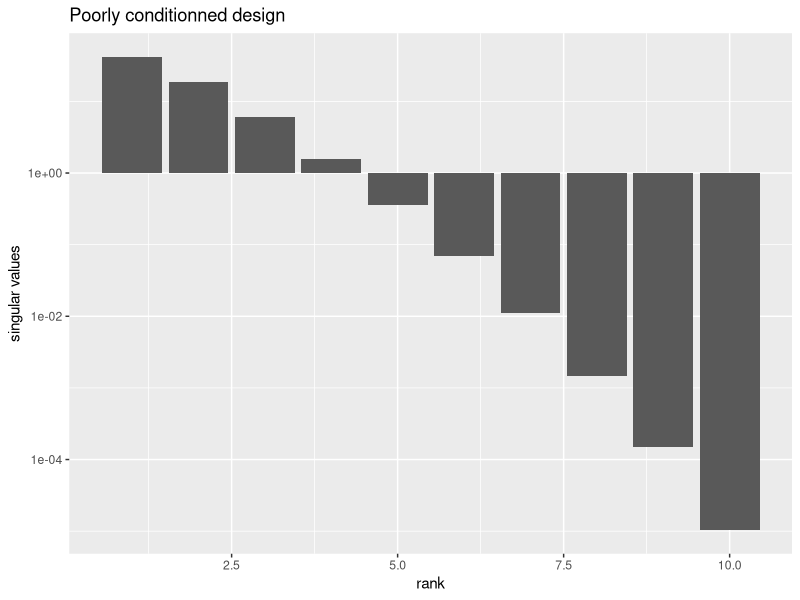

Reproduce this figure in R. (Note: this script raises an error after producing the figure.)
## ---- chunk 1
require(tidyverse)
## ---- chunk 2
set.seed(1515)  # pick your student number instead of 1515

n <- 1000
p <- 10
B <- 2000
s <- 5

sigma <- 1
## ---- chunk 3
grid <- (1:n)/(n+1)
Z <- cbind(rep(1,n), poly(grid, degree=p-1, raw = TRUE))
Z <- as.data.frame(Z)
colnames(Z) <- stringr::str_c("x", 0:(p-1), sep = "")
## ---- chunk 4
# TODO

svd.Z = svd(Z)
is.list(svd.Z)
names(svd.Z)
sv = svd.Z$d
#ou svd.Z[['d']]
qplot(x=seq_along(sv), y=sv, geom="col",xlab ="rank", ylab="singular values")+
  scale_y_log10() +
  ggtitle("Poorly conditionned design")

## ---- chunk 5
Z_QR = qr(Z)
piv(Z)
qr.solve(Z_QR,Y)
## ---- chunk 6
ix <- sort(sample(1:p, s))
betas <- rep(0, p)
betas[ix] <- 1:s

betas
## ---- chunk 7
# TODO:
Y = as.matrix(Z) %*% betas + sigma * rnorm(n)
df <- cbind(Z,Y)
assertthat::assert_that(all(names(df) == c("x0", "x1", "x2", "x3", "x4", "x5", "x6", "x7", "x8", "x9", "Y")))
## ---- chunk 8
# TODO:
betas_hat = qr.solve(Z_QR,Y)
betas_hat
lm.0 = lm(formula = Y ~ . -1,df)
lm.0

norm(coefficients(lm.0) - betas_hat)
## ---- chunk 9
# TODO
summary(lm.0)
#I comment : it's weird ?
# Nguyen comment : idk
#Boucheron's comment : 
## ---- chunk 10
# TODO:
summary.lm
## ---- chunk 11
# TODO:

df %>%
  ggplot(aes(x=x1,y=Y))+
  geom_point(size=.5, alpha=.3)+
  geom_line(mapping=aes(y=fitted(lm.0)),col="red")+
  geom_line(mapping = aes(y=as.matrix(Z)%*%betas))+
  ggtitle("Multilinear regression with full model (polynomial with degree 9)")

#fitted = vals attendues (y^)

## ---- chunk 12
# TODO: 
lm00 <- lm(Y ~ -1, df)
## ---- chunk 13
# TODO: 
anova(lm00,lm.0)
## ---- chunk 14
require(MASS)
## ---- chunk 15
betas <- c(5:1, rep(0, 5))

noise = rnorm(n)
Y = as.matrix(Z) %*% betas + sigma*noise
df2 <- cbind(Z,Y)
## ---- chunk 16
formulas <- purrr::map_chr(0:9 , .f = ~ stringr::str_c("x", 0:., collapse = " + ")) %>% 
  stringr::str_c("Y ~ ", .) %>% 
  stringr::str_c( " - 1") %>% 
  purrr::map(formula)

lms = formulas %>% purrr::map(lm,data=df2)
## ---- chunk 17
# TODO:

df %>%
  ggplot(aes(x=x0*x0,y=Y),xlab ="sums of squared residuals", ylab="order")+
  geom_point(size=.5, alpha=.3)+
  geom_line(mapping=aes(y=fitted(lm.0)),col="red")+
  
  ggtitle("Sums of squared residuals as a function of order.")

## ---- chunk 18
# TODO: 
anova(lms[[1]], lms[[2]])
## ---- chunk 19
# TODO:
## ---- chunk 20
# TODO:
# df2.aov <- aov(formula = ., data = df2)

# df2.aov
## ---- chunk 21
# TODO: update(df2.aov, . ~ . - x5 - x6 - x7 - x8 - x9)
## ---- chunk 22
# TODO: dropterm(df2.aov, ...)
## ---- chunk 23
# TODO:
## ---- chunk 24
# TODO
